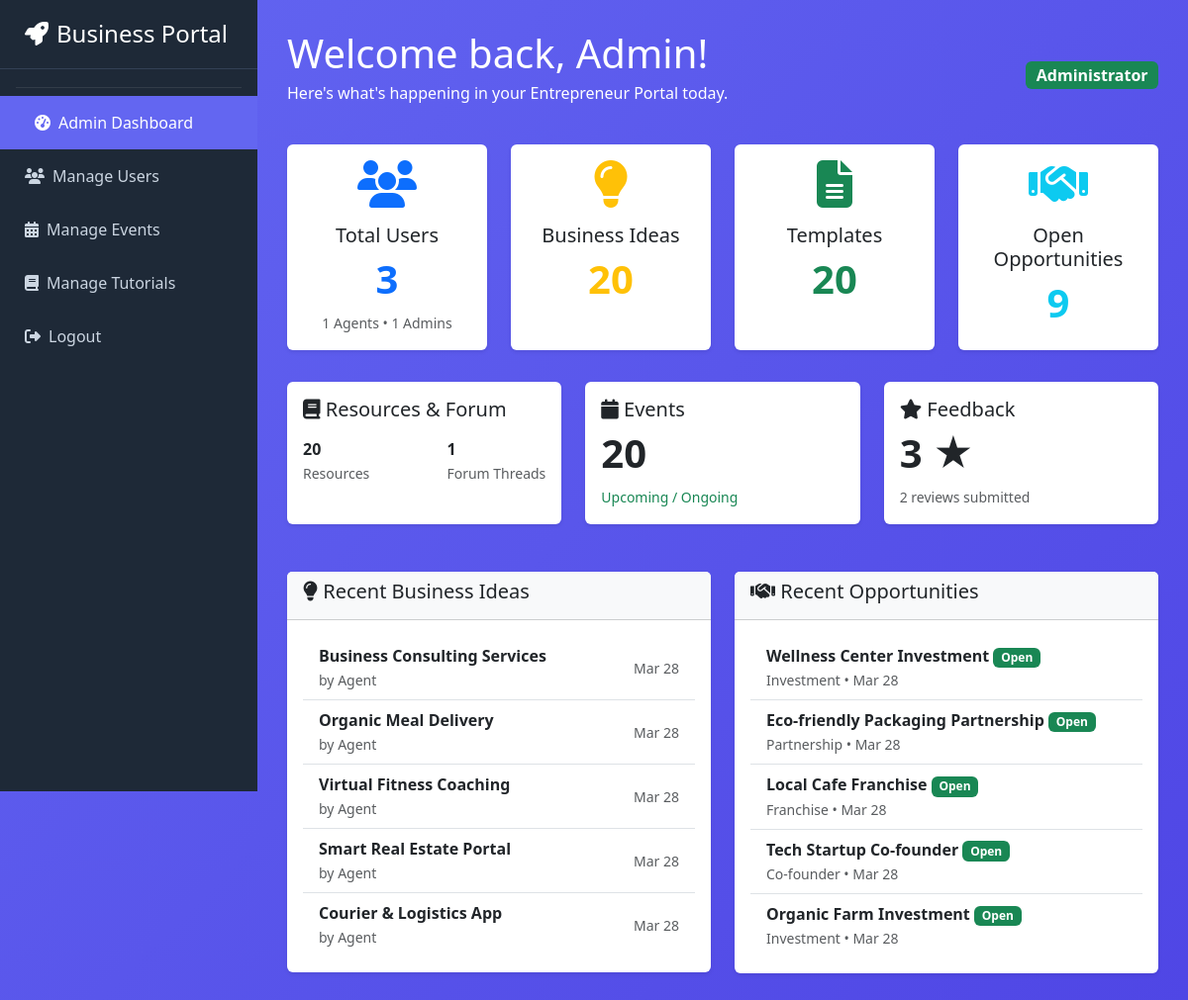
Screenshot of /admin/admin_dashboard.php (signed in) with the database file from the repository.
### tables this page shows
CREATE TABLE `business_ideas` (
  `id` int(11) NOT NULL,
  `agent_id` int(11) NOT NULL COMMENT 'FK to users',
  `category_id` int(11) NOT NULL COMMENT 'FK to business_categories',
  `title` varchar(255) NOT NULL,
  `description` text NOT NULL,
  `created_at` timestamp NOT NULL DEFAULT current_timestamp(),
  `updated_at` timestamp NOT NULL DEFAULT current_timestamp() ON UPDATE current_timestamp()
);

CREATE TABLE `users` (
  `id` int(11) NOT NULL,
  `full_name` varchar(150) NOT NULL,
  `email` varchar(191) NOT NULL,
  `password_hash` varchar(255) NOT NULL,
  `role` enum('user','agent','admin') NOT NULL DEFAULT 'user',
  `status` enum('active','inactive','banned') NOT NULL DEFAULT 'active',
  `phone` varchar(20) DEFAULT NULL,
  `created_at` timestamp NOT NULL DEFAULT current_timestamp(),
  `updated_at` timestamp NOT NULL DEFAULT current_timestamp() ON UPDATE current_timestamp()
);

CREATE TABLE `opportunities` (
  `id` int(11) NOT NULL,
  `agent_id` int(11) NOT NULL,
  `category_id` int(11) DEFAULT NULL,
  `title` varchar(255) NOT NULL,
  `description` text NOT NULL,
  `type` enum('investment','partnership','franchise','co-founder','other') NOT NULL DEFAULT 'other',
  `location` varchar(150) DEFAULT NULL,
  `deadline` date DEFAULT NULL,
  `status` enum('open','closed','draft') NOT NULL DEFAULT 'open',
  `created_at` timestamp NOT NULL DEFAULT current_timestamp(),
  `updated_at` timestamp NOT NULL DEFAULT current_timestamp() ON UPDATE current_timestamp()
);

### admin/admin_dashboard.php (the view, shortened to what this page needs)
<?php
include 'config.php';
$stats = [];
$stmt = $conn->query("SELECT
    COUNT(*) as total_users,
    SUM(role = 'admin') as total_admins,
    SUM(role = 'agent') as total_agents,
    SUM(role = 'user') as total_regular_users,
    SUM(status = 'active') as active_users,
    SUM(status = 'inactive') as inactive_users,
    SUM(status = 'banned') as banned_users
FROM users");
$stats['users'] = $stmt->fetch_assoc();
$stmt = $conn->query("SELECT COUNT(*) as total_ideas FROM business_ideas");
$stats['ideas'] = $stmt->fetch_assoc()['total_ideas'];
$stmt = $conn->query("SELECT COUNT(*) as total_templates FROM business_templates");
$stats['templates'] = $stmt->fetch_assoc()['total_templates'];
$stmt = $conn->query("SELECT COUNT(*) as total_opp, SUM(status='open') as open_opp FROM opportunities");
$stats['opportunities'] = $stmt->fetch_assoc();
$stmt = $conn->query("SELECT COUNT(*) as total_resources FROM business_resources");
$stats['resources'] = $stmt->fetch_assoc()['total_resources'];
$stmt = $conn->query("SELECT COUNT(*) as total_threads FROM forum_threads");
$stats['threads'] = $stmt->fetch_assoc()['total_threads'];
$stmt = $conn->query("SELECT COUNT(*) as total_events FROM events WHERE status IN ('upcoming', 'ongoing')");
$stats['events'] = $stmt->fetch_assoc()['total_events'];
$stmt = $conn->query("SELECT COUNT(*) as total_feedback, AVG(rating) as avg_rating FROM feedback");
$stats['feedback'] = $stmt->fetch_assoc();
$recent_ideas = $conn->query("SELECT bi.title, u.full_name as agent_name, bi.created_at
    FROM business_ideas bi
    JOIN users u ON bi.agent_id = u.id
    ORDER BY bi.created_at DESC LIMIT 5")->fetch_all(MYSQLI_ASSOC);
$recent_opp = $conn->query("SELECT title, type, status, created_at
    FROM opportunities
    ORDER BY created_at DESC LIMIT 5")->fetch_all(MYSQLI_ASSOC);
?>
<!DOCTYPE html>
<html lang="en">
<head>
    <link href="https://cdn.jsdelivr.net/npm/bootstrap@5.3.3/dist/css/bootstrap.min.css" rel="stylesheet">
    <link href="https://cdnjs.cloudflare.com/ajax/libs/font-awesome/6.5.0/css/all.min.css" rel="stylesheet">
</head>
<body>
<?php include 'sidebar.php'; ?>
<div class="main-content">
    <div class="d-flex justify-content-between align-items-center mb-4">
        <div>
            <h1 class="mb-1 text-white">Welcome back, <?= htmlspecialchars($_SESSION['full_name']) ?>!</h1>
            <p class="text-white">Here's what's happening in your Entrepreneur Portal today.</p>
        </div>
        <div>
            <span class="badge bg-success fs-6">Administrator</span>
        </div>
    </div>
    <div class="row g-4">
        <div class="col-md-3">
            <div class="card card-hover h-100 bg-white border-0 shadow-sm">
                <div class="card-body text-center">
                    <i class="fas fa-users fa-3x text-primary mb-3"></i>
                    <h5>Total Users</h5>
                    <h3 class="stat-number text-primary"><?= number_format($stats['users']['total_users']) ?></h3>
                    <small class="text-muted">
                        <?= $stats['users']['total_agents'] ?> Agents •
                        <?= $stats['users']['total_admins'] ?> Admins
                    </small>
                </div>
            </div>
        </div>
        <div class="col-md-3">
            <div class="card card-hover h-100 bg-white border-0 shadow-sm">
                <div class="card-body text-center">
                    <i class="fas fa-lightbulb fa-3x text-warning mb-3"></i>
                    <h5>Business Ideas</h5>
                    <h3 class="stat-number text-warning"><?= number_format($stats['ideas']) ?></h3>
                </div>
            </div>
        </div>
        <div class="col-md-3">
            <div class="card card-hover h-100 bg-white border-0 shadow-sm">
                <div class="card-body text-center">
                    <i class="fas fa-file-alt fa-3x text-success mb-3"></i>
                    <h5>Templates</h5>
                    <h3 class="stat-number text-success"><?= number_format($stats['templates']) ?></h3>
                </div>
            </div>
        </div>
        <div class="col-md-3">
            <div class="card card-hover h-100 bg-white border-0 shadow-sm">
                <div class="card-body text-center">
                    <i class="fas fa-handshake fa-3x text-info mb-3"></i>
                    <h5>Open Opportunities</h5>
                    <h3 class="stat-number text-info"><?= number_format($stats['opportunities']['open_opp']) ?></h3>
                </div>
            </div>
        </div>
    </div>
    <div class="row g-4 mt-2">
        <div class="col-md-4">
            <div class="card card-hover h-100 bg-white border-0 shadow-sm">
                <div class="card-body">
                    <h5 class="card-title"><i class="fas fa-book"></i> Resources & Forum</h5>
                    <div class="d-flex justify-content-between mt-3">
                        <div>
                            <strong><?= number_format($stats['resources']) ?></strong><br>
                            <small class="text-muted">Resources</small>
                        </div>
                        <div>
                            <strong><?= number_format($stats['threads']) ?></strong><br>
                            <small class="text-muted">Forum Threads</small>
                        </div>
                    </div>
                </div>
            </div>
        </div>
        <div class="col-md-4">
            <div class="card card-hover h-100 bg-white border-0 shadow-sm">
                <div class="card-body">
                    <h5 class="card-title"><i class="fas fa-calendar"></i> Events</h5>
                    <h3 class="stat-number"><?= number_format($stats['events']) ?></h3>
                    <small class="text-success">Upcoming / Ongoing</small>
                </div>
            </div>
        </div>
        <div class="col-md-4">
            <div class="card card-hover h-100 bg-white border-0 shadow-sm">
                <div class="card-body">
                    <h5 class="card-title"><i class="fas fa-star"></i> Feedback</h5>
                    <h3 class="stat-number"><?= round($stats['feedback']['avg_rating'] ?? 0, 1) ?> ★</h3>
                    <small class="text-muted"><?= number_format($stats['feedback']['total_feedback']) ?> reviews submitted</small>
                </div>
            </div>
        </div>
    </div>
    <div class="row mt-5">
        <div class="col-md-6">
            <div class="card bg-white border-0 shadow-sm">
                <div class="card-header bg-light">
                    <h5><i class="fas fa-lightbulb"></i> Recent Business Ideas</h5>
                </div>
                <div class="card-body">
                    <?php if (empty($recent_ideas)): ?>
                        <p class="text-muted">No ideas posted yet.</p>
                    <?php else: ?>
                        <ul class="list-group list-group-flush">
                            <?php foreach ($recent_ideas as $idea): ?>
                                <li class="list-group-item d-flex justify-content-between align-items-center">
                                    <div>
                                        <strong><?= htmlspecialchars($idea['title']) ?></strong><br>
                                        <small class="text-muted">by <?= htmlspecialchars($idea['agent_name']) ?></small>
                                    </div>
                                    <small class="text-muted"><?= date('M j', strtotime($idea['created_at'])) ?></small>
                                </li>
                            <?php endforeach; ?>
                        </ul>
                    <?php endif; ?>
                </div>
            </div>
        </div>
        <div class="col-md-6">
            <div class="card bg-white border-0 shadow-sm">
                <div class="card-header bg-light">
                    <h5><i class="fas fa-handshake"></i> Recent Opportunities</h5>
                </div>
                <div class="card-body">
                    <?php if (empty($recent_opp)): ?>
                        <p class="text-muted">No opportunities yet.</p>
                    <?php else: ?>
                        <ul class="list-group list-group-flush">
                            <?php foreach ($recent_opp as $opp): ?>
                                <li class="list-group-item">
                                    <strong><?= htmlspecialchars($opp['title']) ?></strong>
                                    <span class="badge bg-<?= $opp['status'] == 'open' ? 'success' : 'secondary' ?>"><?= ucfirst($opp['status']) ?></span>
                                    <br>
                                    <small class="text-muted"><?= ucfirst($opp['type']) ?> • <?= date('M j', strtotime($opp['created_at'])) ?></small>
                                </li>
                            <?php endforeach; ?>
                        </ul>
                    <?php endif; ?>
                </div>
            </div>
        </div>
    </div>
</div>
</body>
</html>

### admin/admin_dashboard.php (style rules this page uses)
body { background: linear-gradient(135deg, #6366f1 0%, #4f46e5 100%); margin-left: 260px; color: #333; }
.main-content { padding: 30px; min-height: 100vh; }
.card-hover { transition: transform 0.3s ease, box-shadow 0.3s ease; }
.stat-number { font-size: 2.5rem; font-weight: 700; }

### admin/sidebar.php (style rules this page uses)
:root { --primary: #6366f1; --dark: #1e2937; }

### rows the page displays
business_ideas: title "Business Consulting Services", agent.full_name "Agent", created_at "Mar 28"
business_ideas: title "Organic Meal Delivery", agent.full_name "Agent", created_at "Mar 28"
business_ideas: title "Virtual Fitness Coaching", agent.full_name "Agent", created_at "Mar 28"
business_ideas: title "Smart Real Estate Portal", agent.full_name "Agent", created_at "Mar 28"
business_ideas: title "Courier & Logistics App", agent.full_name "Agent", created_at "Mar 28"
opportunities: title "Wellness Center Investment", status "Open", type "Investment", created_at "Mar 28"
opportunities: title "Eco-friendly Packaging Partnership", status "Open", type "Partnership", created_at "Mar 28"
opportunities: title "Local Cafe Franchise", status "Open", type "Franchise", created_at "Mar 28"
opportunities: title "Tech Startup Co-founder", status "Open", type "Co-founder", created_at "Mar 28"
opportunities: title "Organic Farm Investment", status "Open", type "Investment", created_at "Mar 28"

### other values shown
$_SESSION['full_name'] "Admin"
$stats['users']['total_users'] "3"
$stats['users']['total_agents'] "1"
$stats['users']['total_admins'] "1"
$stats['ideas'] "20"
$stats['templates'] "20"
$stats['opportunities']['open_opp'] "9"
$stats['resources'] "20"
$stats['threads'] "1"
$stats['events'] "20"
$stats['feedback']['avg_rating'] "3"
$stats['feedback']['total_feedback'] "2"
